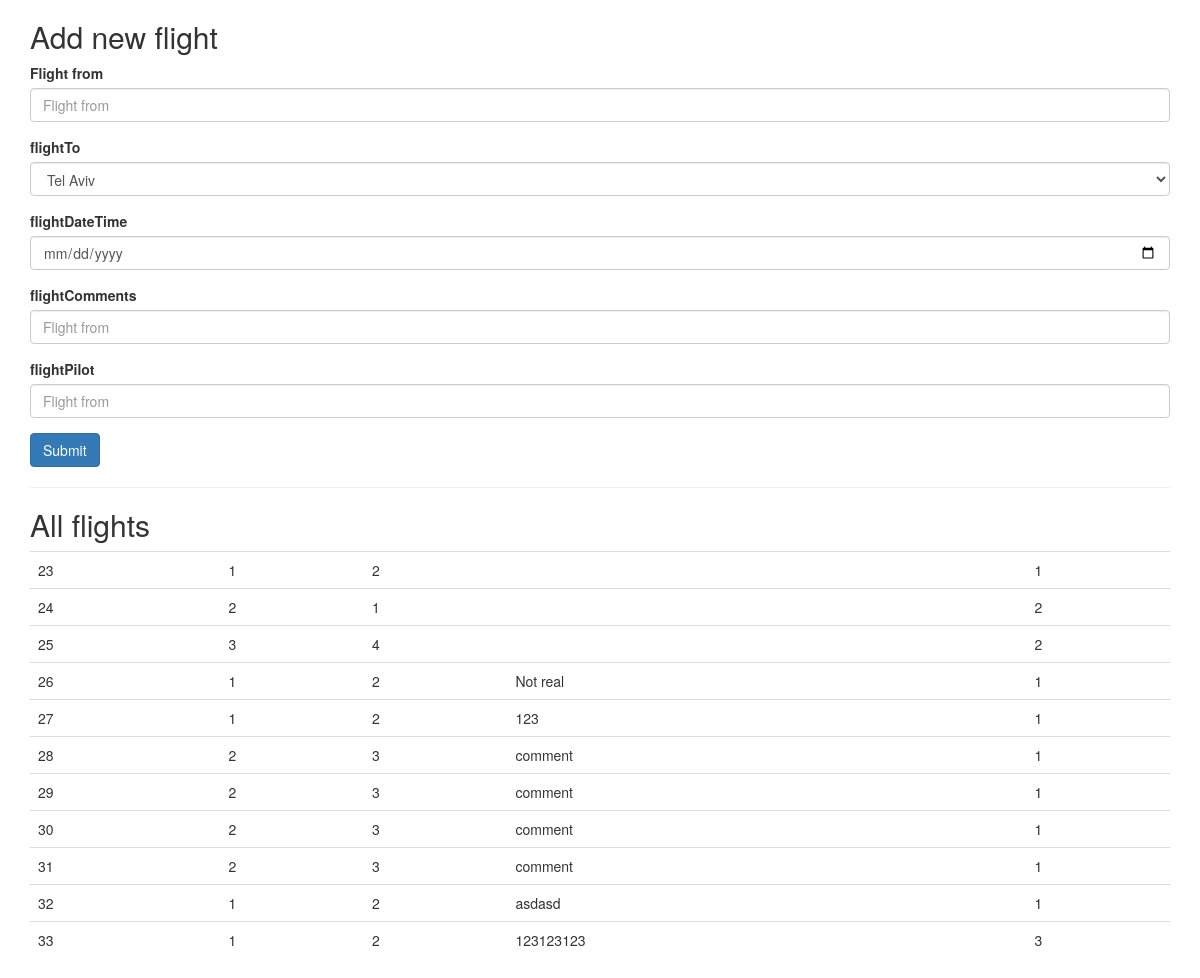
The page /oop/flights-view.php on the database as committed earlier.
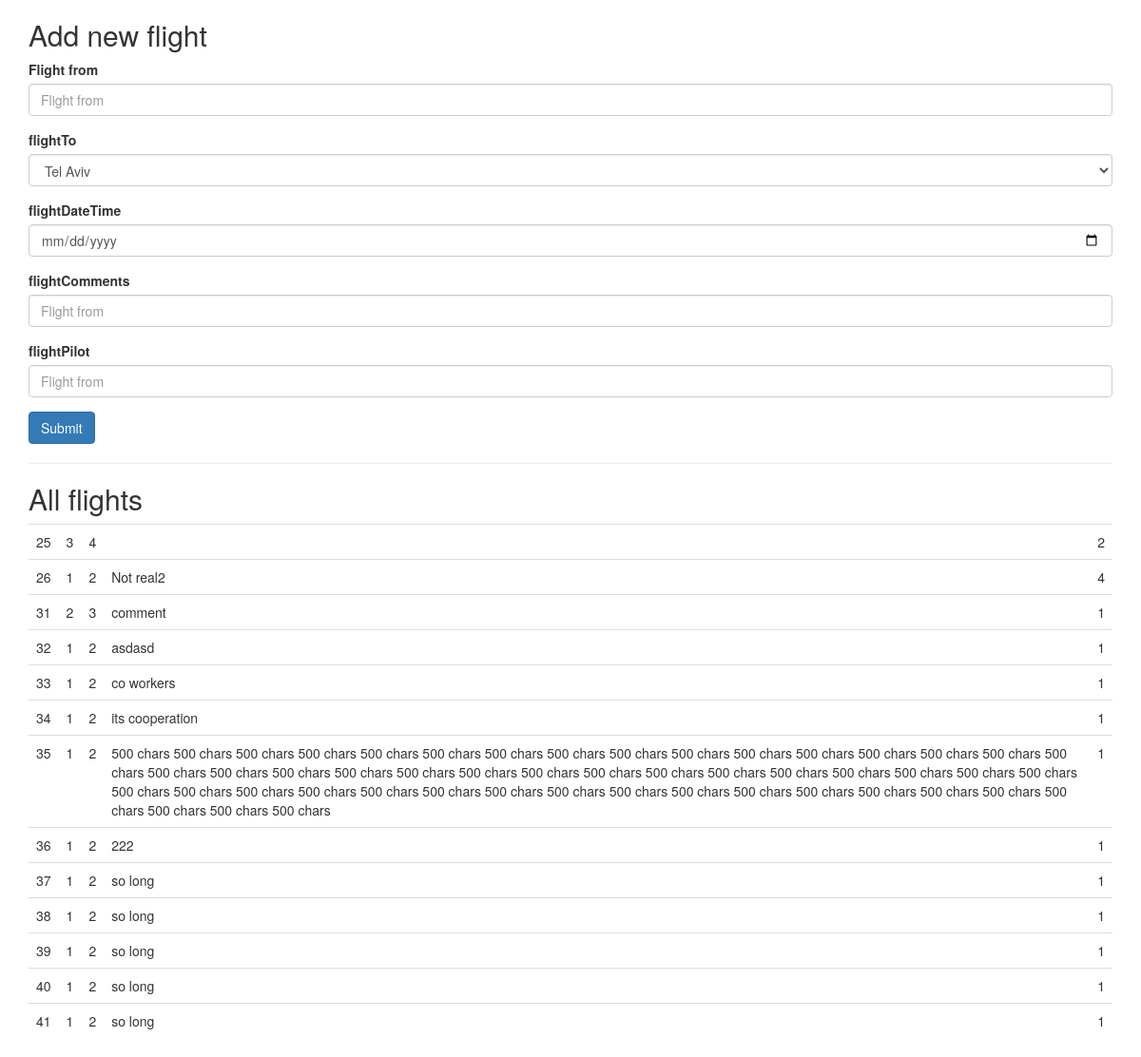
The same page on the database as committed later.
### tables this page shows
CREATE TABLE `flights` (
  `flight_id` int(11) NOT NULL,
  `flight_from` int(50) NOT NULL,
  `flight_to` int(50) NOT NULL,
  `flight_datetime` datetime NOT NULL,
  `flight_special_comments` varchar(500) NOT NULL,
  `pilot_id` int(11) NOT NULL,
  `pilot_comments` varchar(500) NOT NULL
);

### oop/dal.php (called while the page is built, shortened)
<?php
final class DataAccessLayer
{
    private $host = '127.0.0.1';
    private $db = 'fares';
    private $user = 'root';
    private $pass = '';
    private $charset = 'utf8';
    private $dsn;
    private $opt = [
        PDO::ATTR_ERRMODE => PDO::ERRMODE_EXCEPTION,
        PDO::ATTR_DEFAULT_FETCH_MODE => PDO::FETCH_ASSOC,
        PDO::ATTR_EMULATE_PREPARES => false,
    ];
    private static $inst;
    private function __construct()
    {
        $this->dsn = "mysql:host=$this->host;dbname=$this->db;charset=$this->charset";
    }
    public static function Instance() {
        if (DataAccessLayer::$inst === null) {
            DataAccessLayer::$inst = new DataAccessLayer();
        }
        return DataAccessLayer::$inst;
    }
    public function select($query)
    {
        $pdo = new PDO($this->dsn, $this->user, $this->pass, $this->opt);
        $stmt = $pdo->query($query);
        return $stmt;
    }
}

### oop/business-logic-flights.php (called while the page is built, shortened)
<?php
    class BusinessLogicFlights extends BusinessLogic {
        public function get()
        {
            $q = 'SELECT * FROM `flights`';
            $results = $this->dal->select($q);
            $resultsArray = [];
            while ($row = $results->fetch()) {
                array_push($resultsArray, new FlightModel($row));
            }
            return $resultsArray;
        }
    }

### oop/flight-model.php (called while the page is built, shortened)
<?php
    class FlightModel implements IModel {
        private $flight_id;
        private $flight_from;
        private $flight_to;
        private $flight_special_comments;
        private $pilot_id;
        function __construct($arr) {
            if (!empty($arr['flight_id']))
                $this->flight_id = $arr['flight_id'];
            $this->flight_from = $arr['flight_from'];
            $this->flight_to = $arr['flight_to'];
            $this->flight_special_comments = $arr['flight_special_comments'];
            $this->pilot_id = $arr['pilot_id'];
        }
        function getFlightId() {
            return $this->flight_id;
        }
        function getFlightFrom() {
            return $this->flight_from;
        }
        function getFlightTo() {
            return $this->flight_to;
        }
        function getFlightSpecialComments() {
            return $this->flight_special_comments;
        }
        function getFlightPilot() {
            return $this->pilot_id;
        }
    }
?>

### oop/flights-view.php (the view, shortened to what this page needs)
<?php
$bl = new BusinessLogicFlights;
$arrayOfFlights = $bl->get();
?>
<!DOCTYPE html>
<html lang="en">
<head>
    <link href='node_modules/bootstrap/dist/css/bootstrap.min.css' rel='stylesheet'>
</head>
<body>
<main class='container'>
    <h2>Add new flight</h2>
    <form action='<?php echo basename($_SERVER['PHP_SELF']); ?>' method='POST'>
        <div class="form-group">
            <label for="flightFrom">Flight from</label>
            <input name='flightFrom' class="form-control" id="flightFrom" placeholder="Flight from">
        </div>
        <div class="form-group">
            <label for="flightTo">flightTo</label>
            <select name='flightTo' class="form-control" id="flightTo">
                <option value='1'>Tel Aviv</option>
            </select>
        </div>
        <div class="form-group">
            <label for="flightDateTime">flightDateTime</label>
            <input name='flightDateTime' type='date' class="form-control" id="flightDateTime" placeholder="Flight from">
        </div>
        <div class="form-group">
            <label for="flightComments">flightComments</label>
            <input name='flightComments' class="form-control" id="flightComments" placeholder="Flight from">
        </div>
        <div class="form-group">
            <label for="flightPilot">flightPilot</label>
            <input name='flightPilot' class="form-control" id="flightPilot" placeholder="Flight from">
        </div>
        <button type="submit" class="btn btn-primary">Submit</button>
    </form>
    <hr>
    <h2>All flights</h2>
    <table class="table">
    <?php foreach ($arrayOfFlights as $item) {?>
        <tr>
            <td><?php echo $item->getFlightId() ?></td>
            <td><?php echo $item->getFlightFrom() ?></td>
            <td><?php echo $item->getFlightTo() ?></td>
            <td><?php echo $item->getFlightSpecialComments() ?></td>
            <td><?php echo $item->getFlightPilot() ?></td>
        </tr>
    <?php }?>
    </table>
</main>
</body>
</html>

Rows that differ between the two databases and show on the page:
removed flights: flight_id "23", flight_from "1", flight_to "2", pilot "1"
removed flights: flight_id "24", flight_from "2", flight_to "1", pilot "2"
removed flights: flight_id "27", flight_from "1", flight_to "2", flight_special_comments "123", pilot "1"
removed flights: flight_id "28", flight_from "2", flight_to "3", flight_special_comments "comment", pilot "1"
removed flights: flight_id "29", flight_from "2", flight_to "3", flight_special_comments "comment", pilot "1"
removed flights: flight_id "30", flight_from "2", flight_to "3", flight_special_comments "comment", pilot "1"
changed flights id 26: flight_special_comments "Not real" → "Not real2"; pilot "1" → "4"
changed flights id 33: flight_special_comments "123123123" → "co workers"; pilot "3" → "1"
added flights: flight_id "34", flight_from "1", flight_to "2", flight_special_comments "its cooperation", pilot "1"
added flights: flight_id "35", flight_from "1", flight_to "2", flight_special_comments "500 chars 500 chars 500 chars 500 chars 500 chars 500 chars 500 chars 500 chars 500 chars 500 chars 500 chars 500 chars 500 chars 500 chars 500 chars 500 chars 500 chars 500 chars 500 chars 500 chars 500 chars 500 chars 500 chars 500 chars 500 chars 500 chars 500 chars 500 chars 500 chars 500 chars 500 chars 500 chars 500 chars 500 chars 500 chars 500 chars 500 chars 500 chars 500 chars 500 chars 500 chars 500 chars 500 chars 500 chars 500 chars 500 chars 500 chars 500 chars 500 chars 500 chars", pilot "1"
added flights: flight_id "36", flight_from "1", flight_to "2", flight_special_comments "222", pilot "1"
added flights: flight_id "37", flight_from "1", flight_to "2", flight_special_comments "so long", pilot "1"
added flights: flight_id "38", flight_from "1", flight_to "2", flight_special_comments "so long", pilot "1"
added flights: flight_id "39", flight_from "1", flight_to "2", flight_special_comments "so long", pilot "1"
added flights: flight_id "40", flight_from "1", flight_to "2", flight_special_comments "so long", pilot "1"
added flights: flight_id "41", flight_from "1", flight_to "2", flight_special_comments "so long", pilot "1"
